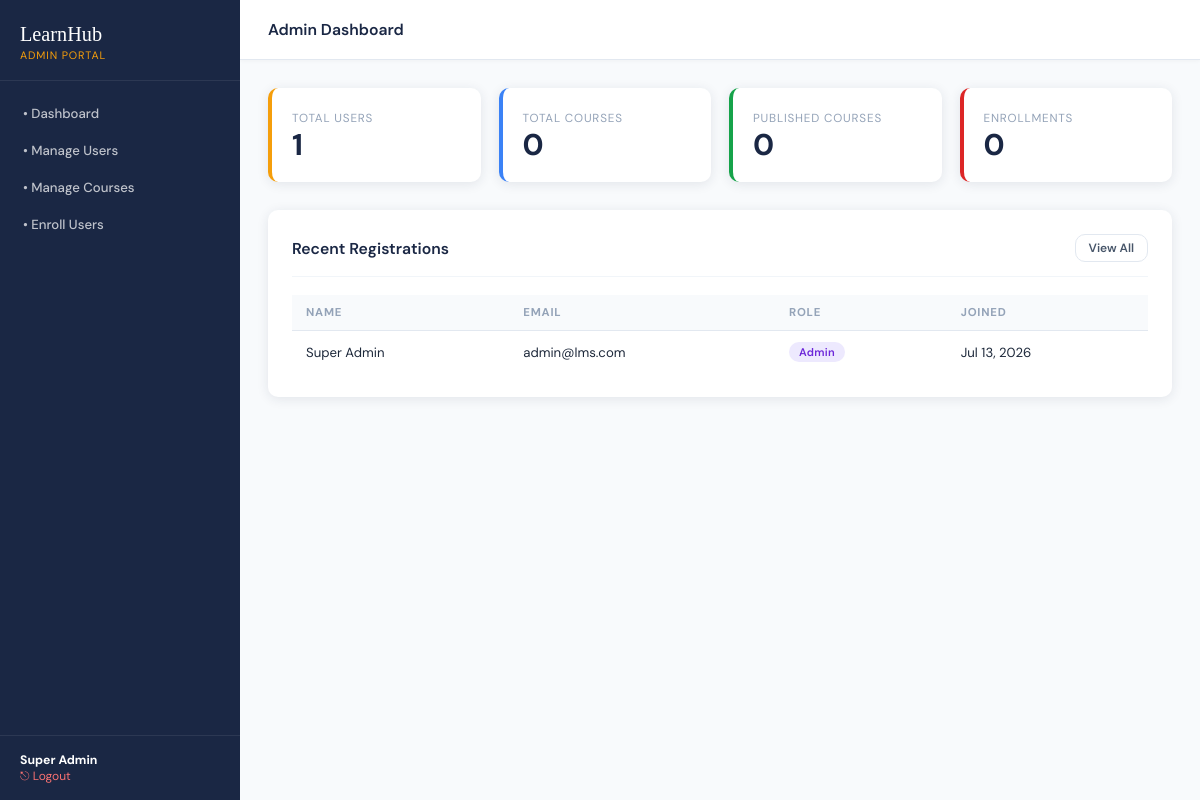
Page /admin/dashboard.php (signed in) on the committed database.
### tables this page shows
CREATE TABLE IF NOT EXISTS users (
  id          INT AUTO_INCREMENT PRIMARY KEY,
  name        VARCHAR(120)  NOT NULL,
  email       VARCHAR(180)  NOT NULL UNIQUE,
  password    VARCHAR(255)  NOT NULL,
  role        ENUM('admin','instructor','student') NOT NULL DEFAULT 'student',
  is_active   TINYINT(1)    NOT NULL DEFAULT 1,
  created_at  TIMESTAMP     DEFAULT CURRENT_TIMESTAMP
);

### includes/functions.php (called while the page is built, shortened)
<?php
function e(string $s): string {
    return htmlspecialchars($s, ENT_QUOTES, 'UTF-8');
}

### admin/dashboard.php (the view, shortened to what this page needs)
<?php
require_once __DIR__ . '/../config.php';
require_once ROOT_PATH . '/includes/layout.php';
$totalUsers   = $pdo->query('SELECT COUNT(*) FROM users')->fetchColumn();
$totalCourses = $pdo->query('SELECT COUNT(*) FROM courses')->fetchColumn();
$published    = $pdo->query('SELECT COUNT(*) FROM courses WHERE is_published=1')->fetchColumn();
$enrollments  = $pdo->query('SELECT COUNT(*) FROM enrollments')->fetchColumn();
$recentUsers  = $pdo->query('SELECT name, email, role, created_at FROM users ORDER BY created_at DESC LIMIT 6')->fetchAll();
$nav = [
    ['label'=>'Dashboard',    'href'=>BASE_URL.'admin/dashboard.php',     ],
    ['label'=>'Manage Users', 'href'=>BASE_URL.'admin/manage_users.php',  ],
    ['label'=>'Manage Courses','href'=>BASE_URL.'admin/manage_courses.php',],
    ['label'=>'Enroll Users', 'href'=>BASE_URL.'admin/enroll_users.php',  ],
];
layout_head('Admin Dashboard');
layout_sidebar($nav, current_role(), current_name());
layout_main_open('Admin Dashboard');
?>
<div class="stats-grid">
  <div class="stat-card">
    <div class="stat-label">Total Users</div>
    <div class="stat-value"><?= $totalUsers ?></div>
  </div>
  <div class="stat-card blue">
    <div class="stat-label">Total Courses</div>
    <div class="stat-value"><?= $totalCourses ?></div>
  </div>
  <div class="stat-card green">
    <div class="stat-label">Published Courses</div>
    <div class="stat-value"><?= $published ?></div>
  </div>
  <div class="stat-card red">
    <div class="stat-label">Enrollments</div>
    <div class="stat-value"><?= $enrollments ?></div>
  </div>
</div>
<div class="card">
  <div class="card-header">
    <h3>Recent Registrations</h3>
    <a href="<?= BASE_URL ?>admin/manage_users.php" class="btn btn-outline btn-sm">View All</a>
  </div>
  <div class="table-wrap">
    <table>
      <thead><tr><th>Name</th><th>Email</th><th>Role</th><th>Joined</th></tr></thead>
      <tbody>
        <?php foreach ($recentUsers as $u): ?>
        <tr>
          <td><?= e($u['name']) ?></td>
          <td><?= e($u['email']) ?></td>
          <td><span class="badge badge-<?= e($u['role']) ?>"><?= ucfirst(e($u['role'])) ?></span></td>
          <td><?= date('M d, Y', strtotime($u['created_at'])) ?></td>
        </tr>
        <?php endforeach; ?>
      </tbody>
    </table>
  </div>
</div>
<?php layout_close(); ?>

### includes/layout.php (shortened to what this page needs)
<?php
function layout_head(string $title): void {
    $BASE_URL_LAYOUT = defined('BASE_URL') ? BASE_URL : '/test-project/';
    echo '<!DOCTYPE html>
<html lang="en">
<head>
  <meta charset="UTF-8">
  <meta name="viewport" content="width=device-width, initial-scale=1.0">
  <title>' . htmlspecialchars($title, ENT_QUOTES) . ' — LearnHub LMS</title>
  <link rel="stylesheet" href="' . $BASE_URL_LAYOUT . 'assets/css/style.css">
</head>
<body>
<div id="sidebar-overlay" style="display:none;position:fixed;inset:0;background:rgba(0,0,0,.4);z-index:99;"
     onclick="document.querySelector(\'.sidebar\').classList.remove(\'open\');this.style.display=\'none\'"></div>
<div class="app-shell">';
}
function layout_sidebar(array $navItems, string $role, string $name): void {
    global $BASE_URL_LAYOUT;
    $badge = ['admin'=>'Admin','instructor'=>'Instructor','student'=>'Student'][$role] ?? $role;
    echo '<aside class="sidebar">
  <div class="sidebar-brand">
    <span>LearnHub</span>
    <small>' . htmlspecialchars($badge) . ' Portal</small>
  </div>
  <nav class="sidebar-nav">';
    foreach ($navItems as $item) {
        $icon = $item['icon'] ?? '•';
        echo '<a href="' . htmlspecialchars($item['href']) . '">' . $icon . ' ' . htmlspecialchars($item['label']) . '</a>';
    }
    echo '  </nav>
  <div class="sidebar-footer">
    <strong>' . htmlspecialchars($name) . '</strong>
    <a href="' . $BASE_URL_LAYOUT . 'logout.php" style="color:#f87171;font-size:.8rem;">⎋ Logout</a>
  </div>
</aside>';
}
function layout_main_open(string $pageTitle): void {
    echo '<div class="main-content">
  <div class="topbar">
    <span class="topbar-title">' . htmlspecialchars($pageTitle) . '</span>
    <div class="topbar-actions">
      <button id="sidebar-toggle" class="btn btn-outline btn-sm" style="display:none">☰</button>
    </div>
  </div>
  <div class="page-content">';
}
function layout_close(): void {
    echo '</div></div></div>
<script src="' . (defined('BASE_URL') ? BASE_URL : '/test-project/') . 'assets/js/main.js"></script>
</body></html>';
}

### assets/css/style.css (style rules this page uses)
:root { --navy: #1a2744; --navy2: #243258; --amber: #f59e0b; --amber2: #fbbf24; --red: #dc2626; --green: #16a34a; --white: #ffffff; --gray50: #f8fafc; --gray100: #f1f5f9; --gray200: #e2e8f0; --gray400: #94a3b8; --gray600: #475569; --gray800: #1e293b; --shadow: 0 2px 12px rgba(26,39,68,.10); --radius: 10px; --font: 'DM Sans', sans-serif; --font-h: 'Playfair Display', serif; --sidebar: 240px; --topbar: 60px; }
*, *::before, *::after { box-sizing: border-box; margin: 0; padding: 0; }
html { font-size: 15px; scroll-behavior: smooth; }
body { font-family: var(--font); background: var(--gray50); color: var(--gray800); min-height: 100vh; }
a { color: inherit; text-decoration: none; }
.btn { display: inline-flex; align-items: center; gap: 6px; padding: 9px 20px; border: none; border-radius: var(--radius); font-family: var(--font); font-size: .88rem; font-weight: 600; cursor: pointer; transition: all .18s; text-decoration: none; }
.btn-outline { background: transparent; border: 1.5px solid var(--gray200); color: var(--gray600); }
.btn-sm { padding: 5px 13px; font-size: .80rem; }
.app-shell { display: flex; min-height: 100vh; }
.sidebar { width: var(--sidebar); background: var(--navy); color: var(--white); display: flex; flex-direction: column; position: fixed; top: 0; left: 0; bottom: 0; z-index: 100; transition: transform .3s; }
.sidebar-brand { padding: 22px 20px 18px; border-bottom: 1px solid rgba(255,255,255,.08); }
.sidebar-brand span { font-family: var(--font-h); font-size: 1.35rem; line-height: 1.2; }
.sidebar-brand small { display: block; font-size: .72rem; color: var(--amber); letter-spacing: .08em; margin-top: 2px; text-transform: uppercase; }
.sidebar-nav { flex: 1; padding: 14px 0; overflow-y: auto; }
.sidebar-nav a { display: flex; align-items: center; gap: 10px; padding: 10px 20px; font-size: .88rem; font-weight: 500; color: rgba(255,255,255,.72); border-left: 3px solid transparent; transition: all .18s; }
.sidebar-footer { padding: 16px 20px; border-top: 1px solid rgba(255,255,255,.08); font-size: .82rem; color: rgba(255,255,255,.5); }
.sidebar-footer strong { display: block; color: var(--white); }
.main-content { margin-left: var(--sidebar); flex: 1; display: flex; flex-direction: column; min-height: 100vh; }
.topbar { height: var(--topbar); background: var(--white); border-bottom: 1px solid var(--gray200); display: flex; align-items: center; justify-content: space-between; padding: 0 28px; position: sticky; top: 0; z-index: 50; box-shadow: 0 1px 4px rgba(0,0,0,.04); }
.topbar-title { font-size: 1.05rem; font-weight: 600; color: var(--navy); }
.page-content { padding: 28px; flex: 1; }
.card { background: var(--white); border-radius: var(--radius); box-shadow: var(--shadow); padding: 24px; margin-bottom: 24px; }
.card-header { display: flex; align-items: center; justify-content: space-between; margin-bottom: 18px; padding-bottom: 14px; border-bottom: 1px solid var(--gray100); }
.card-header h3 { font-size: 1.05rem; font-weight: 600; color: var(--navy); }
.stats-grid { display: grid; grid-template-columns: repeat(auto-fit, minmax(180px, 1fr)); gap: 18px; margin-bottom: 28px; }
.stat-card { background: var(--white); border-radius: var(--radius); padding: 22px 20px; box-shadow: var(--shadow); border-left: 4px solid var(--amber); }
.stat-card.blue { border-left-color: #3b82f6; }
.stat-card.green { border-left-color: var(--green); }
.stat-card.red { border-left-color: var(--red); }
.stat-label { font-size: .78rem; color: var(--gray400); text-transform: uppercase; letter-spacing: .07em; }
.stat-value { font-size: 2rem; font-weight: 700; color: var(--navy); margin-top: 4px; line-height: 1; }
.table-wrap { overflow-x: auto; }
table { width: 100%; border-collapse: collapse; font-size: .88rem; }
thead th { background: var(--gray50); padding: 10px 14px; text-align: left; font-size: .76rem; text-transform: uppercase; letter-spacing: .07em; color: var(--gray400); border-bottom: 1px solid var(--gray200); }
tbody td { padding: 11px 14px; border-bottom: 1px solid var(--gray100); color: var(--gray800); vertical-align: middle; }
tbody tr:last-child td { border-bottom: none; }
.badge { display: inline-flex; align-items: center; padding: 3px 10px; border-radius: 99px; font-size: .74rem; font-weight: 600; letter-spacing: .03em; }
.badge-admin { background:#ede9fe; color:#6d28d9; }

### rows in the picture
users: name "Super Admin", email "admin@lms.com", role "Admin", created_at "Jul 13, 2026"

### other values in the picture
$badge "ADMIN"
$icon "•"
$item['label'] "Dashboard"
$item['label'] "Manage Users"
$item['label'] "Manage Courses"
$item['label'] "Enroll Users"
$name "Super Admin"
$pageTitle "Admin Dashboard"
$totalUsers "1"
$totalCourses "0"
$published "0"
$enrollments "0"
